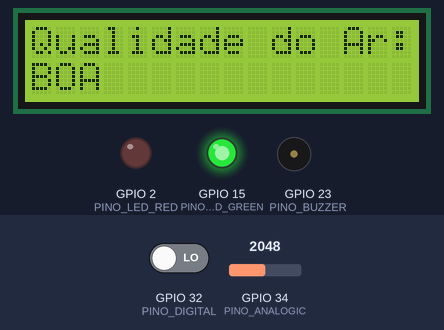
Recording of a sketch running on a simulated ESP32. Parts: 16×2 character LCD, output pins drawn as LEDs (lit = HIGH), buzzer (waves = sounding). Inputs (shaded band) come from the test bench; at power-on: GPIO 32 (PINO_DIGITAL) LOW, GPIO 34 (PINO_ANALOGIC) = 2048. WiFi joins after 1.5 s; servers stay silent unless stated; no MQTT or app messages arrive unless stated; what the sketch prints to the serial monitor is not drawn.

Above: at 2.7 s.
2.8 s: GPIO 32 (PINO_DIGITAL) driven HIGH
At 4.5 s:
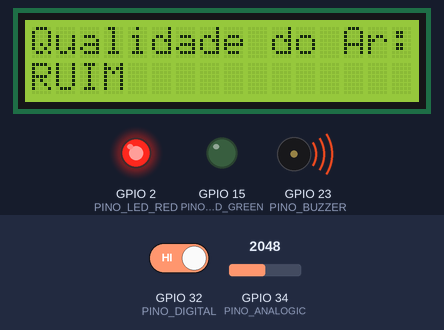
Timing chart, 0 to 6.0 s (numbered marks = the images above; inputs shaded):
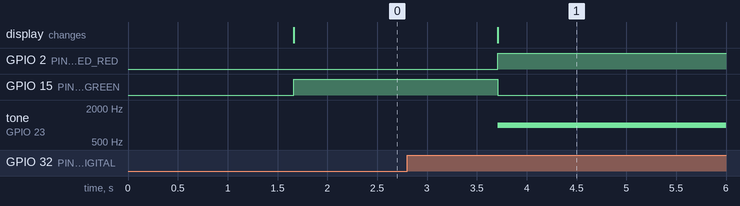

Measured:
- after the input at 2.8 s, GPIO 2 (PINO_LED_RED): LOW → HIGH after 0.91 s; GPIO 15 (PINO_LED_GREEN): HIGH → LOW after 0.91 s; tone on GPIO 23 (PINO_BUZZER): silent → 1000 Hz after 0.91 s; the display: changes after 0.91 s (image 1)

The sketch:

air-quality-monitor.ino
```cpp
#include <Wire.h>
#include <LiquidCrystal_I2C.h>
#include <WiFi.h>
#include <PubSubClient.h>

const int MQ2_analogPin = 25;
const int MQ2_digitalPin = 4;
const int PINO_LED_GREEN = 15;
const int PINO_LED_RED = 2;
const int PINO_BUZZER = 23;
const int CANAL_PWM = 0;

#define PINO_ANALOGIC 34
#define PINO_DIGITAL 32

LiquidCrystal_I2C lcd(0x27, 16, 2);

const char *ssid = "VIVOFIBRA-9821"; // Nome da rede Wi-Fi
const char *password = "nbKHs7TXPG"; // Senha da rede Wi-Fi
const char* mqtt_server = "test.mosquitto.org"; // Servidor MQTT

WiFiClient espClient;
PubSubClient client(espClient);

unsigned long sensorStartTime;
unsigned long sensorEndTime;
unsigned long actuatorStartTime;
unsigned long actuatorEndTime;

void setup() {
  lcd.init();
  lcd.backlight();

  pinMode(PINO_LED_GREEN, OUTPUT);
  pinMode(PINO_LED_RED, OUTPUT);

  Serial.begin(9600);
  pinMode(PINO_DIGITAL, INPUT);

  ledcSetup(CANAL_PWM, 1000, 8);
  ledcAttachPin(PINO_BUZZER, CANAL_PWM);

  setup_wifi();
  client.setServer(mqtt_server, 1883);
  client.setCallback(callback);
}

void setup_wifi() {
  delay(10);
  Serial.println();
  Serial.print("Connecting to ");
  Serial.println(ssid);

  WiFi.begin(ssid, password);

  while (WiFi.status() != WL_CONNECTED) {
    delay(500);
    Serial.print(".");
  }

  Serial.println("");
  Serial.println("WiFi connected");
  Serial.println("IP address: ");
  Serial.println(WiFi.localIP());
}

void callback(char* topic, byte* payload, unsigned int length) {
  // Handle message arrived
}

void reconnect() {
  while (!client.connected()) {
    Serial.print("Attempting MQTT connection...");
    if (client.connect("ESP32Client")) {
      Serial.println("connected");
      client.subscribe("seu_topico_subscrito");
    } else {
      Serial.print("failed, rc=");
      Serial.print(client.state());
      Serial.println(" try again in 5 seconds");
      delay(5000);
    }
  }
}

void loop() {
  if (!client.connected()) {
    reconnect();
  }
  client.loop();

  int analogicValue = analogRead(PINO_ANALOGIC);
  int digitalValue = digitalRead(PINO_DIGITAL);

  Serial.print("Valor Analogico: ");
  Serial.print(analogicValue);
  Serial.print("\tValor Digital: ");
  Serial.println(digitalValue);

  if (digitalValue == HIGH) {
    sensorStartTime = millis(); // Tempo de detecção pelo sensor
    lcd.setCursor(0, 0);
    lcd.println("Qualidade do Ar:");
    lcd.setCursor(0, 1);
    lcd.println("RUIM");
    digitalWrite(PINO_LED_RED, HIGH);
    digitalWrite(PINO_LED_GREEN, LOW);
    ledcWrite(CANAL_PWM, 100);
    client.publish("qualidade/ar", "Alerta de Fumaca");
    delay(5000);
    sensorEndTime = millis(); // Tempo de registro pelo microcontrolador

    // Tempo de resposta do sensor
    unsigned long sensorResponseTime = sensorEndTime - sensorStartTime;

    // Tempo de resposta do atuador
    actuatorStartTime = millis(); // Tempo de ativação do atuador
    delay(1000); // Simulação de ativação do atuador
    actuatorEndTime = millis(); // Tempo de desativação do atuador
    unsigned long actuatorResponseTime = actuatorEndTime - actuatorStartTime;

    Serial.print("Tempo de Resposta do Sensor: ");
    Serial.print(sensorResponseTime);
    Serial.println(" ms");
    Serial.print("Tempo de Resposta do Atuador: ");
    Serial.print(actuatorResponseTime);
    Serial.println(" ms");
  } else {
    lcd.setCursor(0, 0);
    lcd.println("Qualidade do Ar:");
    lcd.setCursor(0, 1);
    lcd.println("BOA");
    digitalWrite(PINO_LED_RED, LOW);
    digitalWrite(PINO_LED_GREEN, HIGH);
    ledcWrite(CANAL_PWM, 0);
    delay(1000);
  }
}
```
